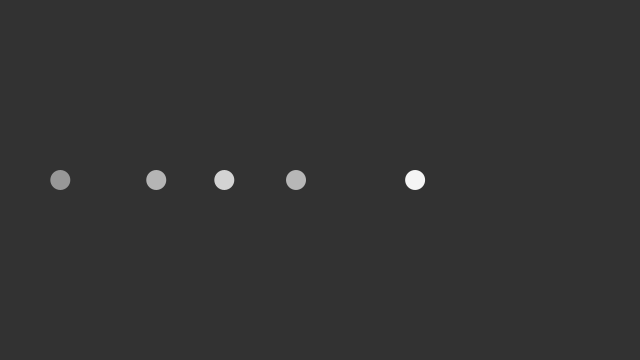
Frame 1 (no input)
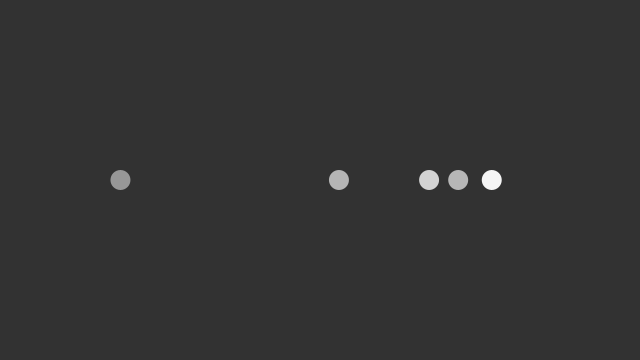
Frame 60 (the mouse pressed at the canvas centre just before this capture)
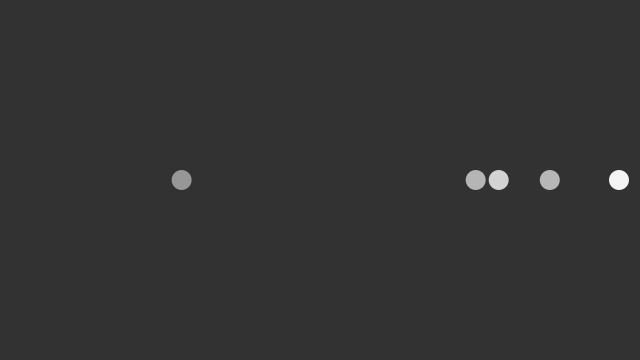
Frame 120 (the mouse held since frame 60 and released just before this capture)

The Processing sketch that drew these frames (run headless with seeded random() and noise(); from frame 60 on, the mouse is pressed at the canvas centre):

// Processing sketch: simulation_02_2collision01_1
// ── simulation_02_2collision01_1.pde
/*
physics simulation

n-particle collide at x-axis using object
- ball exchage velocity


created 2016.09.23.
by Wool(wool@wool.pe.kr)

ref : https://www.processing.org/examples/circlecollision.html
      https://www.processing.org/tutorials/objects/
      https://www.processing.org/examples/bouncybubbles.html
*/

int numBalls = 5;

Ball[] balls = new Ball[numBalls];


void setup() 
{
  size(640, 360);
  
  for(int i = 0; i < numBalls; i++) {
    balls[i] = new Ball(random(width),height/2,random(0,5),0,random(150,250), i);
  }
}

void draw() 
{
  background(50);
  
  for(Ball ball : balls) {
    ball.checkCollide();
    ball.checkBoundary();
    ball.update();
    ball.display();
  }
}

class Ball {
  PVector position;
  PVector velocity;
  
  float r;
  float mass;
  int id;
  float ballColor;
  
  Ball(float x, float y, float vx, float vy, float ballColorin, int idin) {
    position = new PVector(x, y);
    velocity = new PVector(vx, vy);
    r = 10;
    ballColor = ballColorin;
    id = idin;
  }
  
  
  
  void update(){
    balls[id].position.add(velocity);
  }
  
  void checkCollide() {
    for(int i = id+1; i < numBalls; i++) {
      
      PVector temp_vel = new PVector();
      float temp_dist;
      
      
      temp_dist = PVector.dist(balls[id].position, balls[i].position);
      
      //exchage velocity
      if(temp_dist < (balls[id].r + balls[i].r) ) {
        temp_vel = balls[id].velocity.copy();
        balls[id].velocity = balls[i].velocity.copy();
        balls[i].velocity = temp_vel.copy();
      }   
    }
  }
  
  void checkBoundary() {
    if(balls[id].position.x > width - balls[id].r) {
      balls[id].position.x = width - balls[id].r;
      balls[id].velocity.x *= -1;
    }
    else if(balls[id].position.x < balls[id].r) {
      balls[id].position.x = r;
      balls[id].velocity.x *= -1;
    }
    if(balls[id].position.y > height - balls[id].r) {
      balls[id].position.y = height - balls[id].r;
      balls[id].velocity.y *= -1;
    }
    else if(balls[id].position.y < balls[id].r) {
      balls[id].position.y = balls[id].r;
      balls[id].velocity.y *= -1;
    }
  }
  
  void display() {
    noStroke();
    fill(balls[id].ballColor);
    ellipse(balls[id].position.x, balls[id].position.y, balls[id].r*2, balls[id].r*2);
  }
}
